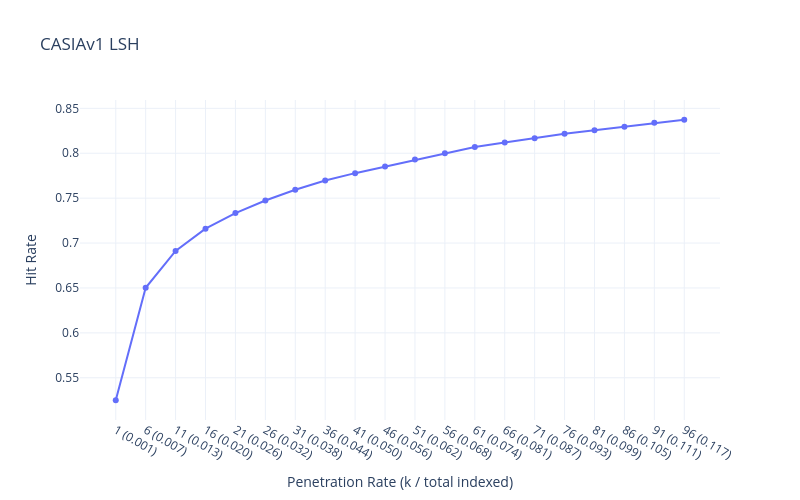

This figure's notebook cell:
### Code cell
d = X_index.shape[1]
n_bits = 1024                # tune this (bigger -> finer hashing)
index = faiss.IndexLSH(d, n_bits)
index.add(np.ascontiguousarray(X_index.astype('float32')))

x_labels, hit_rates = evaluate_hit_rate_topk_faiss_lsh(
    faiss_index=index,
    index_labels=y_index,
    query_vectors=X_query,
    query_labels=y_query,
    k_max=100
)

plot_hit_rate_plotly_topk(x_labels, hit_rates,23,"CASIAv1 LSH")

### Figure 1 — Plotly figure (JSON) as saved in the notebook; plotly's stock layout.template omitted (floating-point values rounded to 4 significant figures)
{"data": [{"line": {"width": 2}, "marker": {"size": 6}, "mode": "lines+markers", "name": "efSearch=23", "type": "scatter", "x": ["1 (0.001)", "6 (0.007)", "11 (0.013)", "16 (0.020)", "21 (0.026)", "26 (0.032)", "31 (0.038)", "36 (0.044)", "41 (0.050)", "46 (0.056)", "51 (0.062)", "56 (0.068)", "61 (0.074)", "66 (0.081)", "71 (0.087)", "76 (0.093)", "81 (0.099)", "86 (0.105)", "91 (0.111)", "96 (0.117)"], "y": [0.525, 0.6502, 0.6912, 0.716, 0.7334, 0.7474, 0.7594, 0.7696, 0.7778, 0.7852, 0.7929, 0.7999, 0.807, 0.8119, 0.8167, 0.8217, 0.8256, 0.8295, 0.8339, 0.8373]}], "layout": {"height": 500, "hovermode": "x unified", "title": {"text": "CASIAv1 LSH"}, "width": 800, "xaxis": {"title": {"text": "Penetration Rate (k / total indexed)"}}, "yaxis": {"title": {"text": "Hit Rate"}}}}
